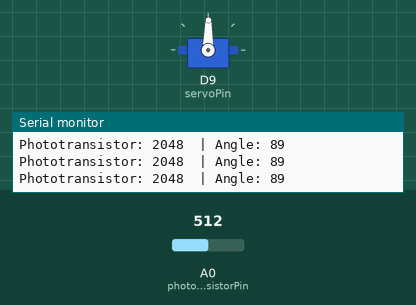
Recording of a sketch running on a simulated Arduino Zero (SAMD21). On the bench: servo, the last lines printed to the serial monitor. The inputs (shaded band) are chosen by the test bench; at power-on: A0 (phototransistorPin) = 512 (analog values on the 0–1023 scale).

Above: at 1.2 s.
1.3 s: A0 (phototransistorPin) set to 716
At 2.4 s:
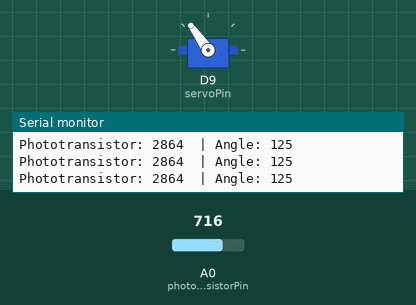
2.8 s: A0 (phototransistorPin) set to 261
At 3.5 s:
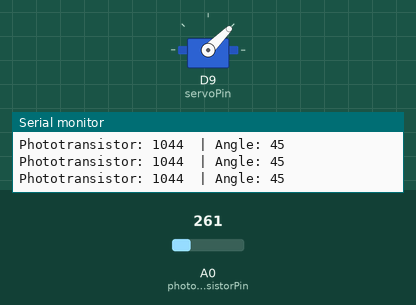
4.3 s: A0 (phototransistorPin) set to 233
At 4.7 s:
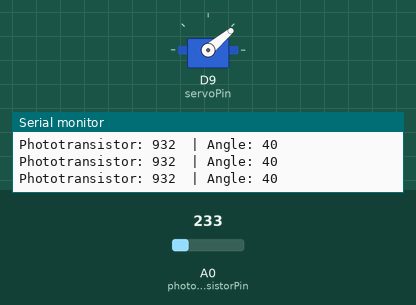
5.8 s: A0 (phototransistorPin) set to 122
At 7.0 s:
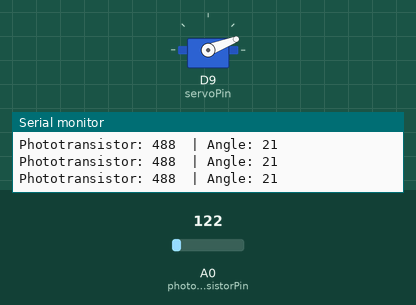
7.3 s: A0 (phototransistorPin) set to 0
At 8.1 s:
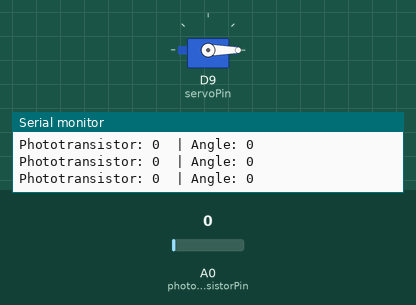
8.8 s: A0 (phototransistorPin) set to 4
Timing chart, 0 to 11.3 s (numbered marks = the images above; inputs shaded):
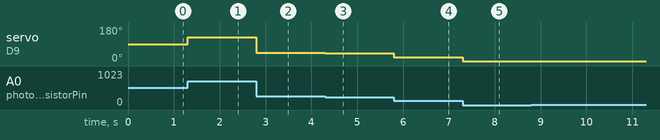

Measured:
- after the input at 1.3 s, servo on D9 (servoPin): 89° → 125° at once
- after the input at 2.8 s, servo on D9 (servoPin): 125° → 45° at once
- after the input at 4.3 s, servo on D9 (servoPin): 45° → 40° at once
- after the input at 5.8 s, servo on D9 (servoPin): 40° → 21° at once
- after the input at 7.3 s, servo on D9 (servoPin): 21° → 0° at once

The sketch:

Phototransistor_map_to_servo.ino
```cpp
#include <Servo.h>

Servo myServo;

const int phototransistorPin = A0, servoPin = 9;
int phototransistorValue, angle;

void setup() {
  Serial.begin(9600);
  analogReadResolution(12);
  myServo.attach(servoPin);
}

void loop() {
  phototransistorValue = analogRead(phototransistorPin);
  angle = map(phototransistorValue, 0, 4095, 0, 179);

  Serial.print("Phototransistor: ");
  Serial.print(phototransistorValue);

  Serial.print("\t| Angle: ");
  Serial.println(angle);

  myServo.write(angle);
  delay(5);
}
```
